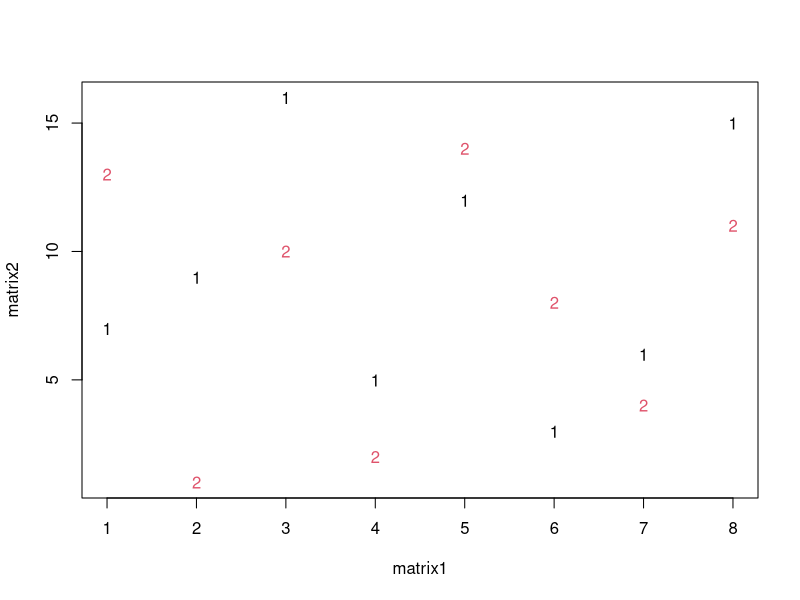
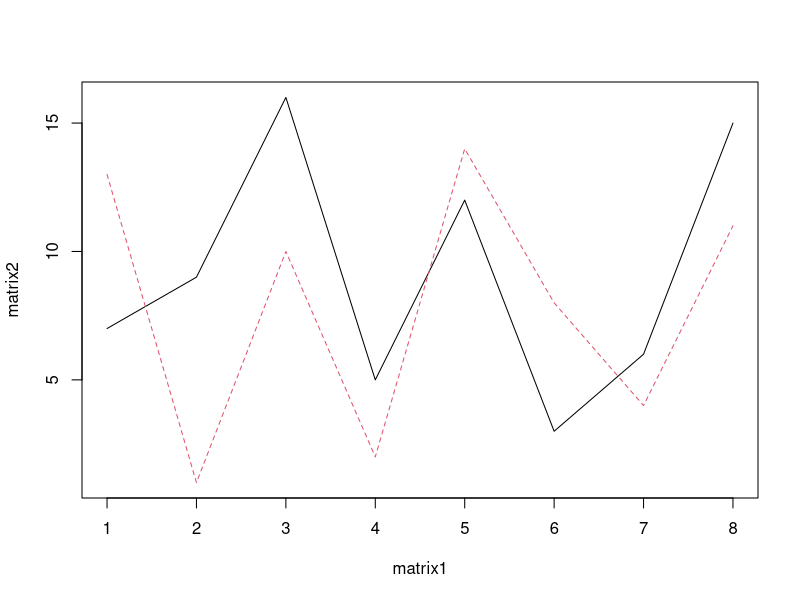
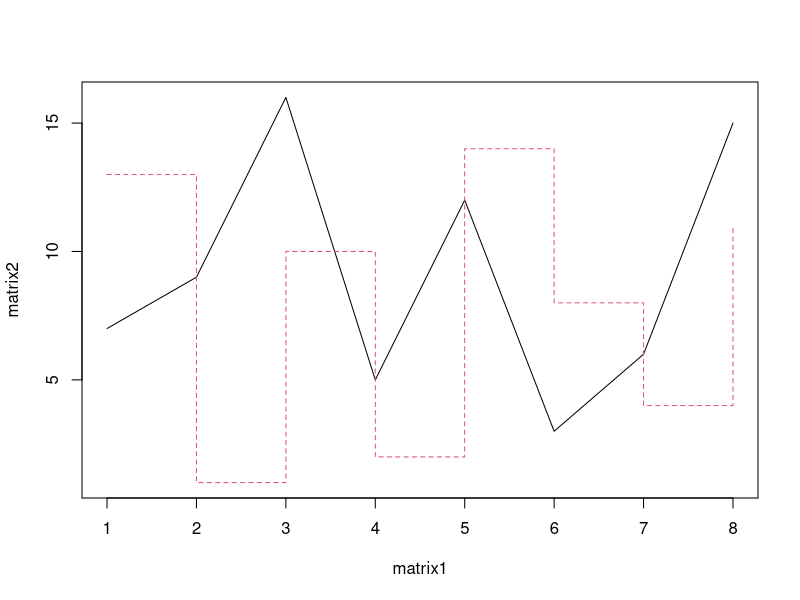
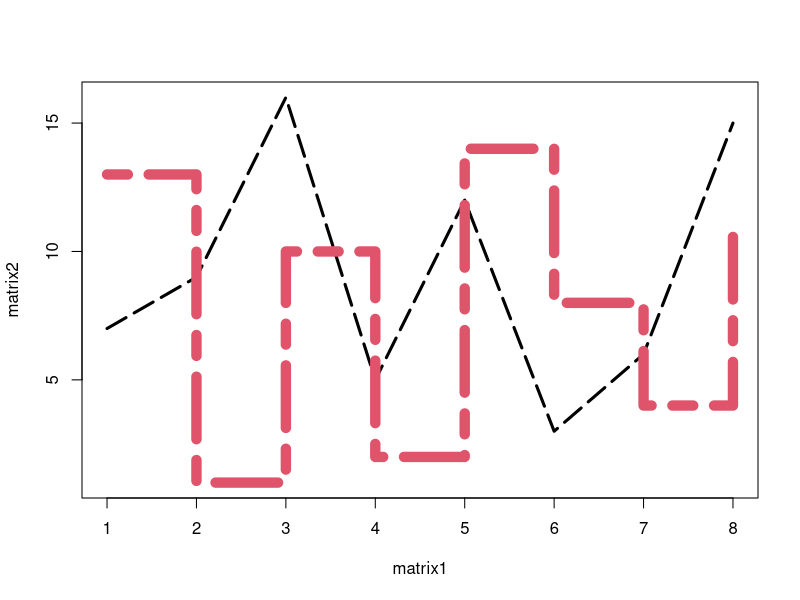
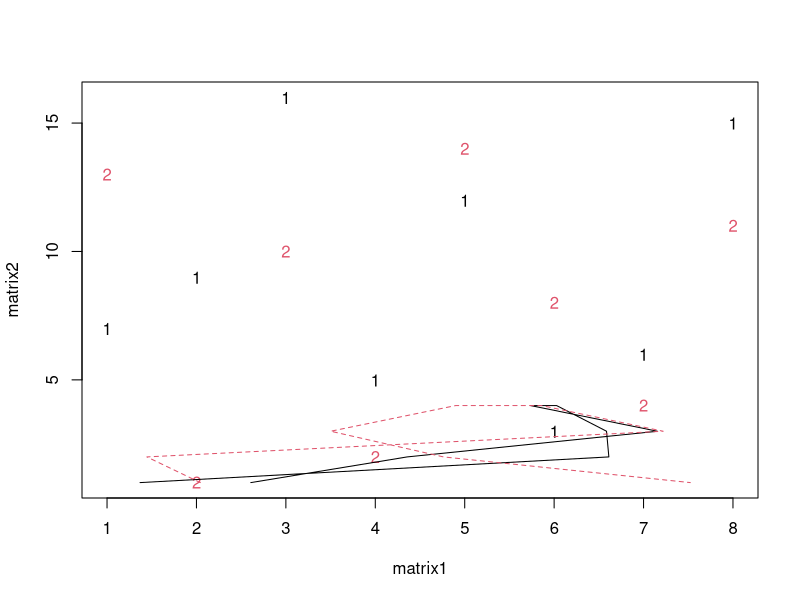

The R script that drew these images, in order:
# Copyright Mark Niemann-Ross, 2018
# Author: Mark Niemann-Ross. mark.niemannross@gmail.com
# LinkedIn: https://www.linkedin.com/in/markniemannross/
# Github: https://github.com/mnr
# More Learning: http://niemannross.com/link/mnratlil
# Description: matplot - plot columns of matrices

# first create some sample matrix
matrix1 <- matrix(c(1:8,1:8), nrow = 8, ncol = 2 )
matrix2 <- matrix(sample(1:16, 16), nrow = 8, ncol = 2)

matplot(matrix1, matrix2)
matplot(matrix1, matrix2, type = "l")
matplot(matrix1, matrix2, type = "ls") # other types: p, o, b, h, s
matplot(matrix1, matrix2, type = "ls", 
        lty = c(5,6), lwd = c(3,10), lend = c(.1,.3))

#adding a second line
matplot(matrix1, matrix2)
matlines(matrix(runif(16, min = 1, max = 8), nrow = 8, ncol = 2),
         matrix(c(1:4,4:1), nrow = 8, ncol = 2))
